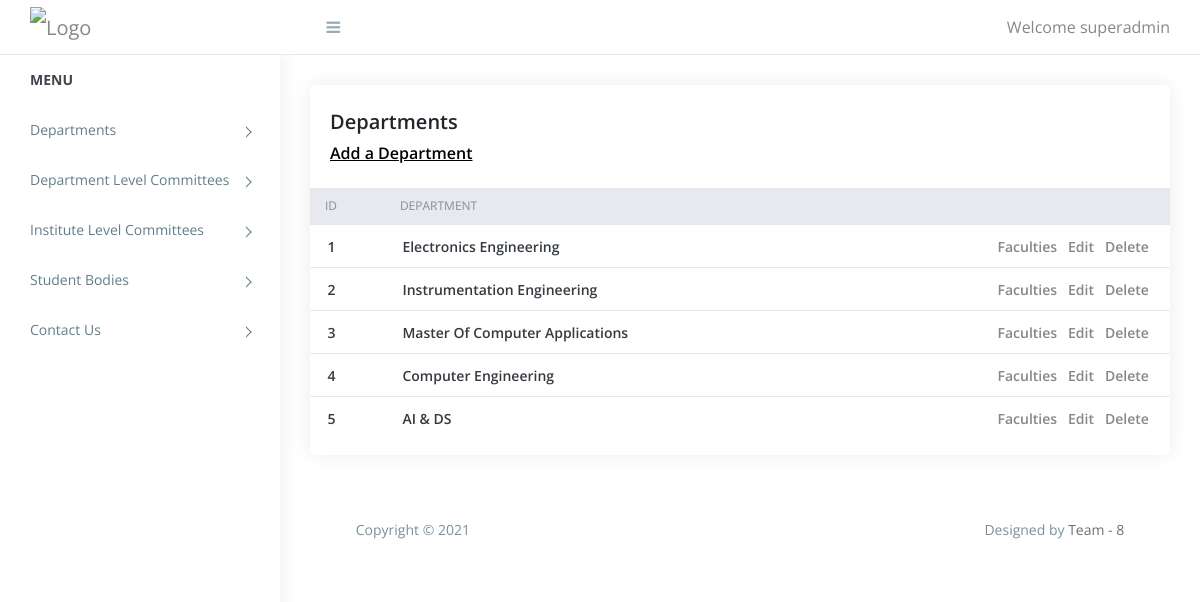
Screenshot of /superadmin/departments.php (signed in) with the database file from the repository.
### tables this page shows
CREATE TABLE `department` (
  `id` int(11) NOT NULL,
  `name` varchar(255) NOT NULL,
  `abbrv` varchar(10) NOT NULL
);

### superadmin/departments.php (the view, shortened to what this page needs)
<?php
require('header.inc.php');
$ser=0;
$sql = " select * from department order by id asc";
$res = mysqli_query($con, $sql);
?>
<div class="content pb-0">
            <div class="orders">
               <div class="row">
                  <div class="col-xl-12">
                     <div class="card">
                        <div class="card-body">
                           <h4 class="box-title">Departments </h4>
                           <h4 class="box-link"><a href='manage_dept.php'> Add a Department </a> </h4>
                        </div>
                        <div class="card-body--">
                           <div class="table-stats order-table ov-h">
                              <table class="table ">
                                 <thead>
                                    <tr>
                                       <th>ID</th>
                                       <th>Department</th>
                                       <th></th>
                                    </tr>
                                 </thead>
                                 <tbody>
                                    <?php
                                    if ($res){
                                        while ($row = mysqli_fetch_array($res)){
                                          $ser=$ser+1;
                                            echo "<tr>";
                                            echo "<td>" . $ser . "</td>";
                                            echo "<td>" . $row['name'] . "</td>";
                                            echo "<td>";
                                            echo "<a href='showfac.php?type=show&abbrv=" .$row['abbrv']. "'>Faculties</a>&nbsp&nbsp&nbsp";
                                            echo "<a href='manage_dept.php?type=edit&id=" .$row['id']. "'>Edit</a>&nbsp&nbsp&nbsp";
                                            echo "<a href='?type=delete&id=" .$row['id']. "'>Delete</a>&nbsp";
                                            echo "</td>";
                                        }
                                    }
                                    ?>
                                 </tbody>
                              </table>
                           </div>
                        </div>
                     </div>
                  </div>
               </div>
            </div>
<?php
require('footer.inc.php');
?>

### superadmin/assets/css/style.css (style rules this page uses)
body { display: table; font-family: open sans, sans-serif; font-size: 16px; width: 100% }
a, button { text-decoration: none; outline: none!important; color: #878787; -webkit-transition: all .25s ease; transition: all .25s ease }
h1, h2, h3, h4, h5, h6 { margin: 0 }
.pb-0 { padding-bottom: 0 }
.ov-h { overflow: hidden }
.order-table { position: relative }
.order-table:after, .order-table:before { content: ""; position: absolute; top: 0; height: 37px; width: 10px; background: #e8e9ef }
.order-table:after { right: -1px }
.order-table:before { left: -1px }
.order-table tr th { background: #e8e9ef }
.order-table tr td:last-child, .order-table tr th:last-child { text-align: right }
.order-table tr:last-child td { border: none }
.content { float: left; padding: 1.875em; width: 100% }
.card { margin-bottom: 1.875em; border-radius: 5px; padding: 0; border: 0 solid transparent; -webkit-box-shadow: 0 0 20px rgba(0, 0, 0, .08); box-shadow: 0 0 20px rgba(0, 0, 0, .08) }
.card .box-title { font-weight: 600; font-size: 20px; padding: 5px 0 }
.card .card-body { float: left; padding: 1.25em; position: relative; width: 100% }
.card h4 { font-size: 1.1rem }
.table-stats table { font-family: open sans }
.table-stats table th, .table-stats table td { border: none; border-bottom: 1px solid #e8e9ef; color: #868e96; font-size: 12px; font-weight: 400; padding: .75em 1.25em; text-transform: uppercase }
.table-stats table td { color: #343a40; font-size: 14px; font-weight: 600; text-transform: capitalize; vertical-align: middle }
@media (max-width:1368px) { .card-body { padding: 15px } }
.card .box-link { font-weight: 600; font-size: 16px; padding: 5px 0 }
.card .box-link a { color:#000; text-decoration:underline; }

### rows the page displays
department: name "Electronics Engineering"
department: name "Instrumentation Engineering"
department: name "Master Of Computer Applications"
department: name "Computer Engineering"
department: name "AI & DS"

### other values shown
$cur_user "superadmin"
